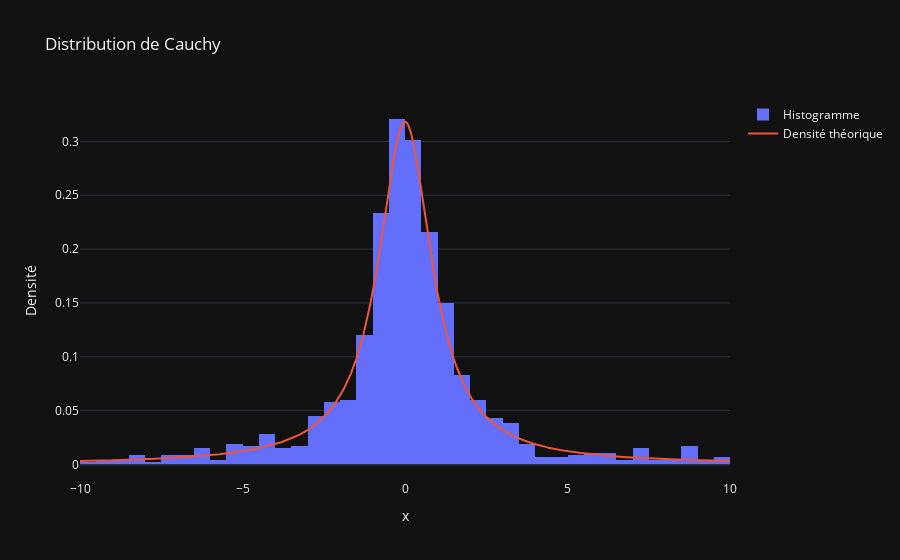

This figure's notebook cell:
### Markdown cell above
> Pour une loi de Cauchy, la fonction de répartition est $F(x) = \frac{1}{\pi} \arctan(x) + \frac{1}{2}$
>
> Sa transformée inverse est : $F^{-1}(u)$ = $\tan\left(\pi(u - \frac{1}{2})\right)$

### Code cell
def generate_cauchy_samples(N):
    """
    Génère des échantillons de la distribution de Cauchy en utilisant la méthode de la transformée inverse.
    
    Paramètres :
    N (int) : Le nombre d'échantillons à générer.
    
    Retourne :
    array : Un tableau NumPy contenant les échantillons générés de la distribution de Cauchy.
    """
    U = np.random.rand(N)
    X = np.tan(np.pi * (U - 0.5)) # Transformée inverse
    return X

N=1000
cauchy_samples = generate_cauchy_samples(N)
#print(cauchy_samples)

x_cauchy = np.linspace(-10, 10, 4000)  # Choix arbitraire pour la plage de visualisation
y_cauchy = 1/(np.pi * (1 + x_cauchy**2)) #fonction de densité de la loi de cauchy, pour afficher la densité théorique


fig_cauchy = go.Figure()
fig_cauchy.add_trace(go.Histogram(x=cauchy_samples, name='Histogramme', xbins=dict(start=-10, end=10, size=0.5), histnorm='probability density'))
fig_cauchy.add_trace(go.Scatter(x=x_cauchy, y=y_cauchy, mode='lines', name='Densité théorique'))
fig_cauchy.update_layout(title='Distribution de Cauchy',
                         xaxis_title='x',
                         yaxis_title='Densité',
                         xaxis_range=[-10, 10],
                         template='plotly_dark')

fig_cauchy.show();

### Figure 1 — Plotly figure (JSON) as saved in the notebook; plotly's stock layout.template omitted (floating-point values rounded to 4 significant figures; data arrays with more than 128 entries replaced by an {"elided": "..."} marker saying what was removed)
{"data": [{"histnorm": "probability density", "name": "Histogramme", "type": "histogram", "x": {"elided": "1000 float values"}, "xbins": {"end": 10, "size": 0.5, "start": -10}}, {"mode": "lines", "name": "Densité théorique", "type": "scatter", "x": {"elided": "4000 float values"}, "y": {"elided": "4000 float values"}}], "layout": {"title": {"text": "Distribution de Cauchy"}, "xaxis": {"range": [-10, 10], "title": {"text": "x"}}, "yaxis": {"title": {"text": "Densité"}}}}
